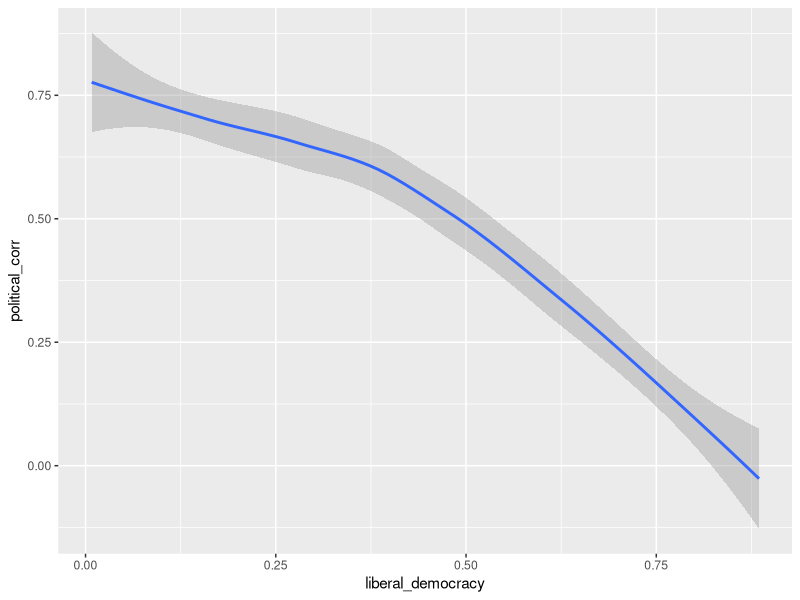
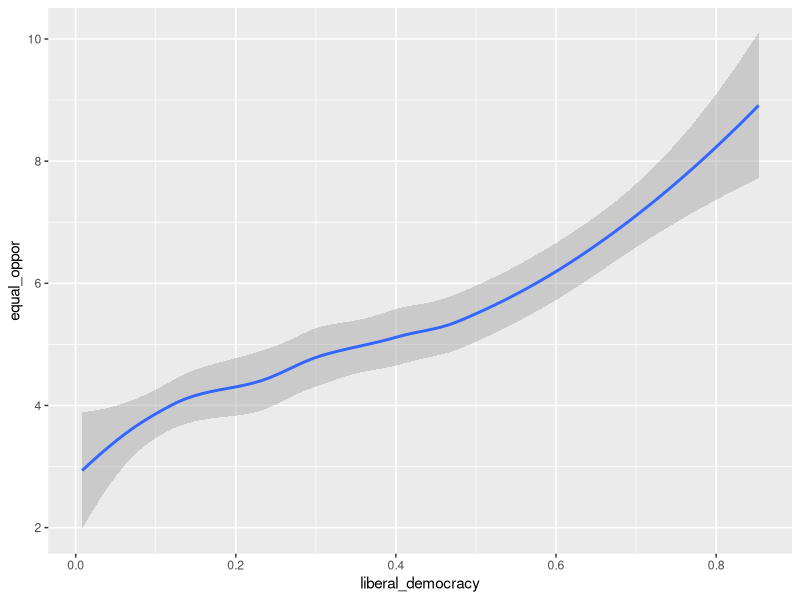
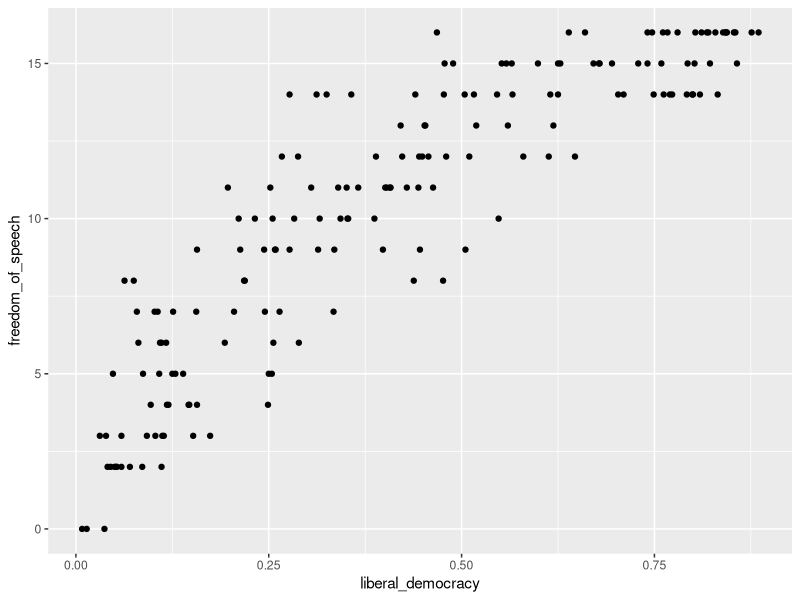
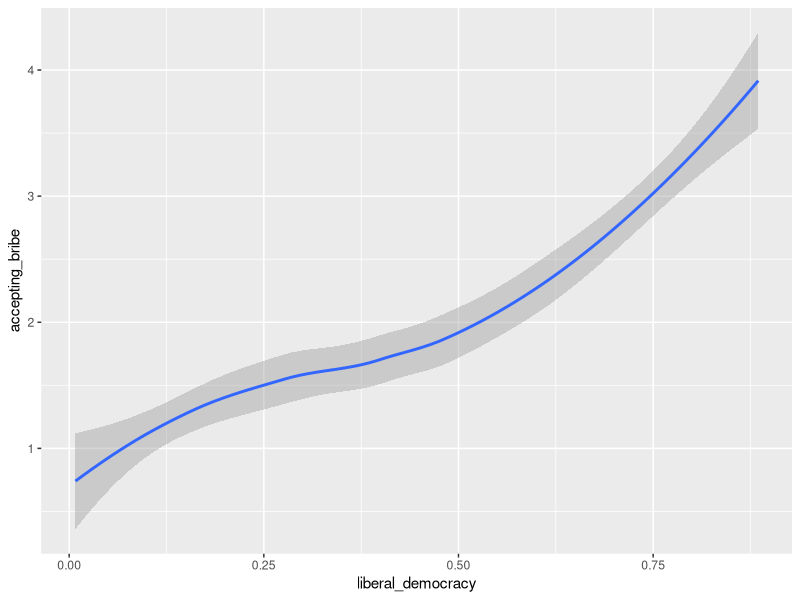
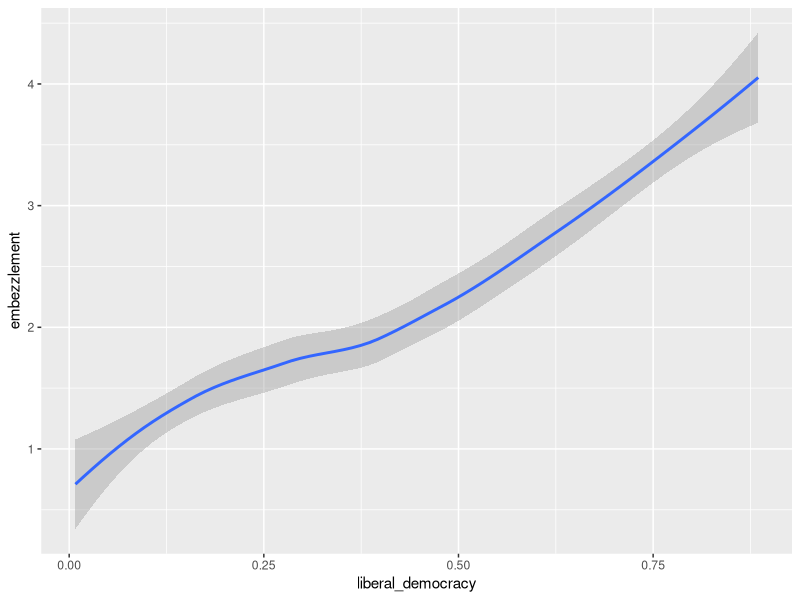
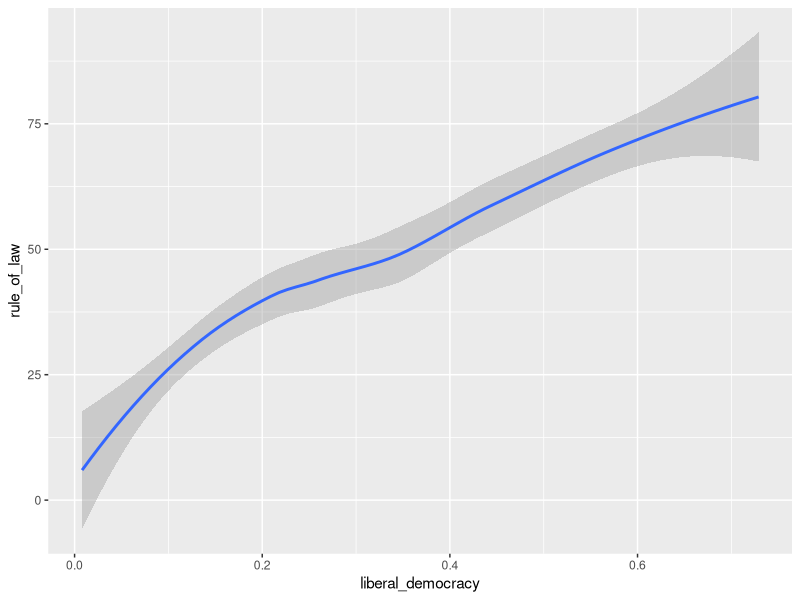
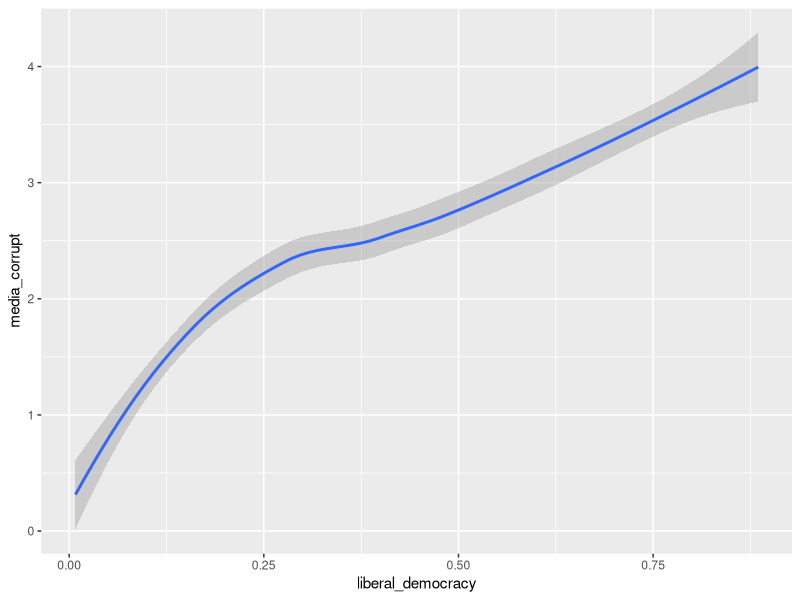
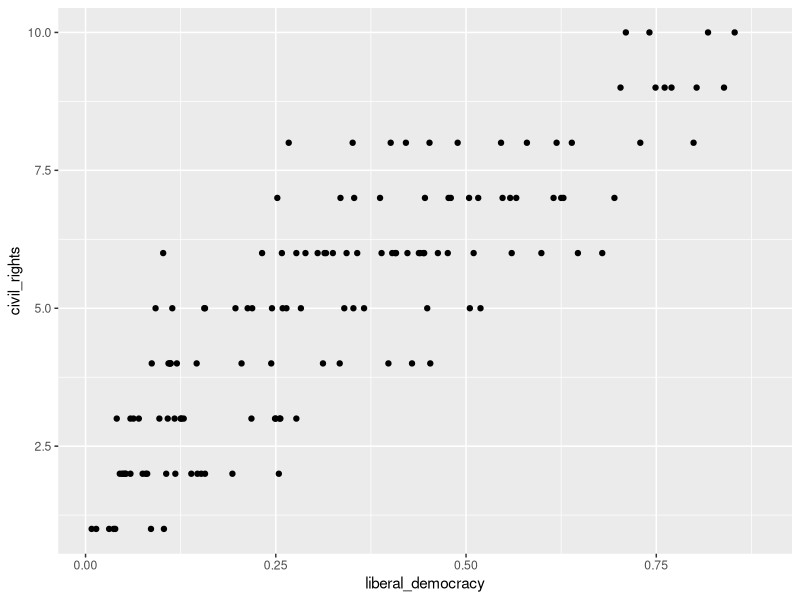

Source code (R) for these figures, in order:
## ---- chunk 1
knitr::opts_chunk$set(echo = TRUE)
## ---- chunk 2
  library(tidyverse)
## ---- chunk 3
  qog_std <- read.csv("dataset/qog_std_cs_jan22.csv")



qog_std %>% drop_na()
## ---- chunk 4
 qog_std$oecd_c
## ---- chunk 5
democracy_effect <- qog_std %>%
  select(
    jht_ccc,
    jht_ccd,
    who_alcohol10,
    who_suit,
    eu_empy1564t,
    who_let,
    egov_hci,
    vdem_libdem,
    eu_isiuhlt,
    vdem_corr,
    bti_eo,
    wdi_firfown,
    gfs_educ,
    oecd_evogdp_t1,
    fh_feb,
    wvs_satlif,
    vdem_exbribe,
    vdem_exembez,
    fh_pr,
    iiag_rolf,
    vdem_mecorrpt,
    bti_cr,
    wvs_imprel
  )%>%
  rename(
    covid_deaths = jht_ccc,
    covid_cases = jht_ccd,
    alcohol_consumption = who_alcohol10,
    suicide_rate = who_suit,
    employment_rate = eu_empy1564t,
    life_expectancy = who_let,
    basic_human_needs = egov_hci,
    liberal_democracy = vdem_libdem,
    political_rights = fh_pr,
    seeking_health_info = eu_isiuhlt,
    political_corr = vdem_corr,
    equal_oppor = bti_eo,
    firm_With_women_ownership = wdi_firfown,
    exp_on_edu = gfs_educ,
    gdp_growth =oecd_evogdp_t1,
    freedom_of_speech = fh_feb,
    satisfiction_of_life = wvs_satlif,
    accepting_bribe = vdem_exbribe,
    embezzlement = vdem_exembez,
    rule_of_law = iiag_rolf,
    media_corrupt = vdem_mecorrpt,
    civil_rights = bti_cr,
    relig_importance = wvs_imprel
  )

democracy_effect
## ---- chunk 6
  ggplot(data = democracy_effect) +
  geom_smooth(mapping = aes(x = liberal_democracy, y = political_corr))
## ---- chunk 7
  ggplot(data = democracy_effect) +
  geom_smooth(mapping = aes(x = liberal_democracy, y = equal_oppor))

## ---- chunk 8
  ggplot(data = democracy_effect) +
  geom_point(mapping = aes(x = liberal_democracy, y = freedom_of_speech))


## ---- chunk 9
  ggplot(data = democracy_effect) +
  geom_smooth(mapping = aes(x = liberal_democracy, y = accepting_bribe))


## ---- chunk 10
  ggplot(data = democracy_effect) +
  geom_smooth(mapping = aes(x = liberal_democracy, y = embezzlement))

## ---- chunk 11
  ggplot(data = democracy_effect) +
  geom_smooth(mapping = aes(x = liberal_democracy, y = rule_of_law))

## ---- chunk 12
  ggplot(data = democracy_effect) +
  geom_smooth(mapping = aes(x = liberal_democracy, y = media_corrupt))

## ---- chunk 13
  ggplot(data = democracy_effect) +
  geom_point(mapping = aes(x = liberal_democracy, y = civil_rights))
## ---- chunk 14
  ggplot(data = democracy_effect) +
  geom_smooth(mapping = aes(x = liberal_democracy, y = relig_importance))
